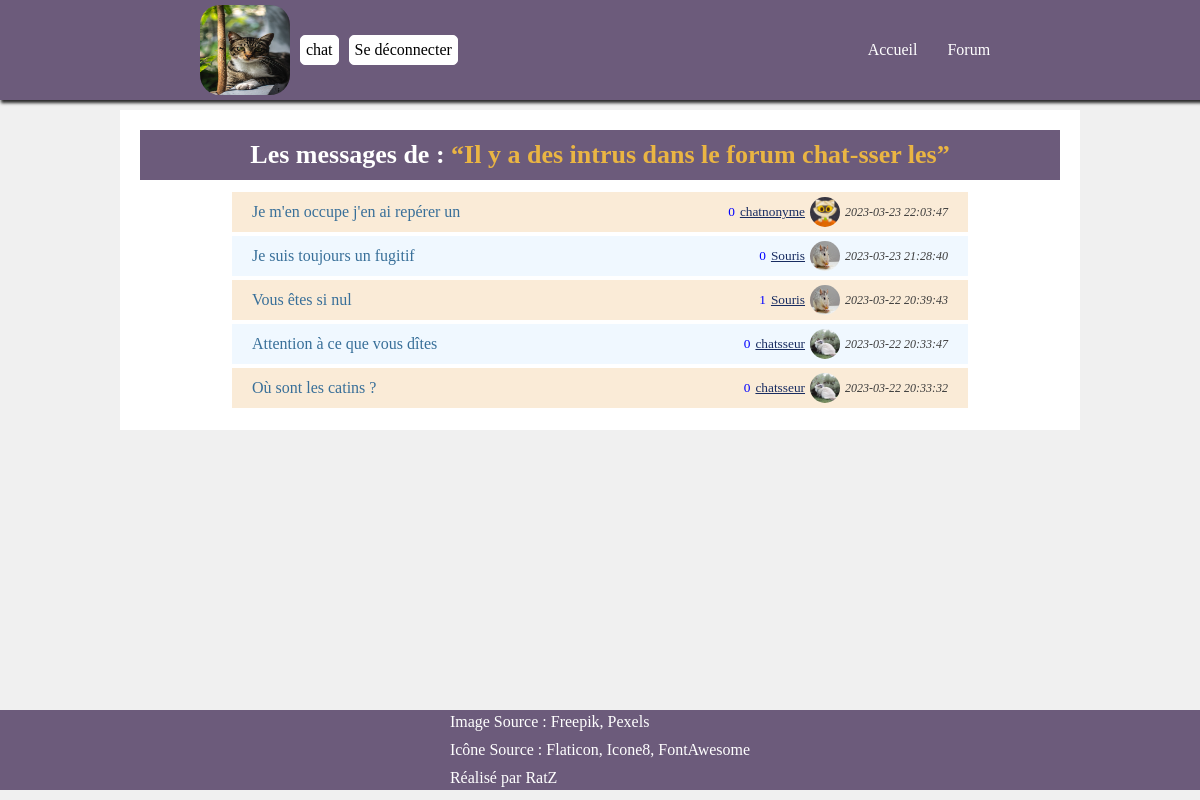
Page /?action=message&id=79 (signed in) on the committed database.
### tables this page shows
CREATE TABLE `messages` (
  `id_m` int NOT NULL AUTO_INCREMENT,
  `id_users` int NOT NULL,
  `id_topics` int NOT NULL,
  `title` varchar(255) NOT NULL,
  `date` datetime DEFAULT CURRENT_TIMESTAMP,
  PRIMARY KEY (`id_m`),
  KEY `id_topics` (`id_topics`),
  KEY `id_users_m_idx` (`id_users`),
  CONSTRAINT `id_topics` FOREIGN KEY (`id_topics`) REFERENCES `topics` (`id_t`) ON DELETE RESTRICT ON UPDATE RESTRICT,
  CONSTRAINT `id_users_m` FOREIGN KEY (`id_users`) REFERENCES `users` (`id_u`)
);

CREATE TABLE `discussion` (
  `id_d` int NOT NULL AUTO_INCREMENT,
  `id_users` int NOT NULL,
  `id_messages` int NOT NULL,
  `title` varchar(45) NOT NULL,
  `date` datetime DEFAULT CURRENT_TIMESTAMP,
  PRIMARY KEY (`id_d`),
  KEY `id_users_d_idx` (`id_users`),
  KEY `id_messages_d_idx` (`id_messages`),
  CONSTRAINT `id_messages_d` FOREIGN KEY (`id_messages`) REFERENCES `messages` (`id_m`),
  CONSTRAINT `id_users_d` FOREIGN KEY (`id_users`) REFERENCES `users` (`id_u`)
);

CREATE TABLE `users` (
  `id_u` int NOT NULL AUTO_INCREMENT,
  `pseudo` varchar(55) NOT NULL,
  `email` varchar(55) NOT NULL,
  `password` varchar(255) NOT NULL,
  `avatar` varchar(255) DEFAULT 'default.png',
  PRIMARY KEY (`id_u`)
);

### src/controllers/message.controllers.php (called while the page is built, shortened)
<?php
function getViewMessage()
{
  $comment = new Comment();
  $message = new Message();
  $discussion = new Discussion();
  require_once('./src/views/forum/message/message.view.php');
  require_once('./src/views/templates/main.template.php');
}

### src/models/class/database.class.php (called while the page is built, shortened)
<?php
class Database
{
  private $host = '127.0.0.1';
  private $port = '3306';
  private $database = 'forum_ecf';
  public function __construct() {
    $this->pdo = new PDO(
      'mysql:host=' . $this->host . ';port=' . $this->port . ';dbname=' . $this->database,
      $this->nameDB = getenv('DB_NAME'),
      $this->password = getenv('DB_PWD'),
      [
        PDO::ATTR_ERRMODE => PDO::ERRMODE_EXCEPTION,
        PDO::ATTR_DEFAULT_FETCH_MODE => PDO::FETCH_ASSOC,
        PDO::MYSQL_ATTR_INIT_COMMAND => 'SET NAMES utf8;'
      ]
    );
  }
}

### src/models/class/message.class.php (called while the page is built, shortened)
<?php
require_once __DIR__ . './database.class.php';
class Message extends Database
{
  function getTitle($idMsg): bool | array {
    $getTitle = $this->pdo->prepare("SELECT title FROM messages WHERE id_m = :idMsg");
    $getTitle->bindParam('idMsg', $idMsg);
    $getTitle->execute();
    return $getTitleOne = $getTitle->fetch();
  }
}

### src/models/class/discussion.class.php (called while the page is built, shortened)
<?php
require_once __DIR__ . './database.class.php';
class Discussion extends Database
{
  function getDiscussions(string $idMsg): array | bool {
    $getDiscussions = $this->pdo->prepare("SELECT discussion.* , users.id_u , users.pseudo, users.avatar FROM discussion
    INNER JOIN users WHERE discussion.id_users = users.id_u AND id_messages = :idMsg ORDER BY date DESC");
    $getDiscussions->bindParam('idMsg', $idMsg);
    $getDiscussions->execute();
    return $getAllDiscussions = $getDiscussions->fetchAll();
  }
}

### src/models/class/comment.class.php (called while the page is built, shortened)
<?php
require_once __DIR__ . './database.class.php';
class Comment extends Database
{
  function countComments(int $idDiscussion): string {
    $countComment = $this->pdo->prepare("SELECT COUNT(*) FROM comments WHERE id_discussions = :idDiscussion");
    $countComment->bindParam('idDiscussion', $idDiscussion);
    $countComment->execute();
    return $totalComments = $countComment->fetchColumn();
  }
}

### src/views/forum/message/message.view.php (the view, shortened to what this page needs)
<link rel="stylesheet" href="./assets/css/message.style.css" type="text/css">
<main>
  <article id="main-box">
    <h2 class="text-center">Les messages de : <span>“<?= $message->getTitle($_GET['id'])['title']; ?>”</span></h2>
    <?php foreach ($discussion->getDiscussions($_GET['id']) as $discussions) : ?>
      <section class="box-content">
        <div class="link">
          <a class="text" href="./?action=comment&id_d=<?= $discussions['id_d']; ?>"><?= $discussions['title']; ?></a>
        </div>
        <div class="infos">
          <small class="count"><?= $comment->countComments($discussions['id_d']); ?></small>
          <small class="user"><?= $discussions['pseudo']; ?></small>
          <img src="./assets/images/uploads/<?= $discussions['avatar'] ?? 'default.png'; ?>"></img>
          <small class="date"><?= $discussions['date']; ?></small>
        </div>
      </section>
    <?php endforeach; ?>
  </article>
</main>

### assets/css/style.css (style rules this page uses)
:root { --border: 1px solid #2b2b2b; --box-shadow: 2px 2px 3px 1px #2b2b2b; }
* { margin: 0; padding: 0; box-sizing: border-box; }
body { background-color: #f0f0f0; cursor: url('./../images/import/cat-paws.png'), auto; }
.text-center { text-align: center; }

### assets/css/message.style.css (style rules this page uses)
main { min-height: 75vh; }
#main-box { display: flex; flex-direction: column; background-color: white; margin: 10px auto; padding: 20px; width: 80%; }
h2 { background-color: #6c5b7b; width: 100%; font-size: 26px; text-align: center; color: white; padding: 10px; margin-bottom: 10px; }
span { color: #EAB543; }
.box-content { display: flex; align-items: center; justify-content: space-between; background-color: antiquewhite; margin: 2px auto; height: 5vh; width: 80%; padding: 20px; }
.box-content:nth-child(odd) { background-color: aliceblue; }
.count { color: blue; margin-right: 5px; }
.link a { text-decoration: none; color: #386f99; }
.infos { display: flex; align-items: center; justify-content: space-around; }
.infos img { width: 30px; height: 30px; border-radius: 50%; margin-right: 5px; }
.user { color: #182C61; margin-right: 5px; font-weight: 500; text-decoration: underline; }
.date { font-style: italic; color: #3b3b3b; font-size: 12px; }

### rows in the picture
messages: title "Il y a des intrus dans le forum chat-sser les"
discussion: title "Je m'en occupe j'en ai repérer un", countComments "0", id_users.pseudo "chatnonyme", id_users.avatar (picture), date "2023-03-23 22:03:47"
discussion: title "Je suis toujours un fugitif", countComments "0", id_users.pseudo "Souris", id_users.avatar (picture), date "2023-03-23 21:28:40"
discussion: title "Vous êtes si nul", countComments "1", id_users.pseudo "Souris", id_users.avatar (picture), date "2023-03-22 20:39:43"
discussion: title "Attention à ce que vous dîtes", countComments "0", id_users.pseudo "chatsseur", id_users.avatar (picture), date "2023-03-22 20:33:47"
discussion: title "Où sont les catins ?", countComments "0", id_users.pseudo "chatsseur", id_users.avatar (picture), date "2023-03-22 20:33:32"

### other values in the picture
$_SESSION['pseudo'] "chat"
